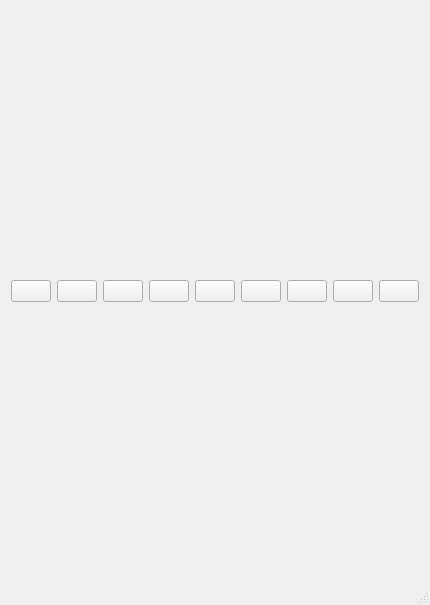
<?xml version="1.0" encoding="UTF-8"?>
<ui version="4.0">
 <class>MainWindow</class>
 <widget class="QMainWindow" name="MainWindow">
  <property name="geometry">
   <rect>
    <x>0</x>
    <y>0</y>
    <width>400</width>
    <height>605</height>
   </rect>
  </property>
  <property name="windowTitle">
   <string>Nenhum arquivo carregado</string>
  </property>
  <property name="windowIcon">
   <iconset resource="icons.qrc">
    <normaloff>:/icons/images/icon.png</normaloff>:/icons/images/icon.png</iconset>
  </property>
  <widget class="QWidget" name="centralWidget">
   <layout class="QVBoxLayout" name="verticalLayout">
    <item>
     <layout class="QVBoxLayout" name="layVideo"/>
    </item>
    <item>
     <layout class="QHBoxLayout" name="layButtons">
      <item>
       <widget class="QPushButton" name="btnRewind">
        <property name="toolTip">
         <string>Voltar 5 quadros</string>
        </property>
        <property name="text">
         <string/>
        </property>
        <property name="icon">
         <iconset resource="icons.qrc">
          <normaloff>:/buttons/images/rew.png</normaloff>:/buttons/images/rew.png</iconset>
        </property>
        <property name="autoRepeat">
         <bool>true</bool>
        </property>
       </widget>
      </item>
      <item>
       <widget class="QPushButton" name="btnFirst">
        <property name="toolTip">
         <string>Primeiro quadro</string>
        </property>
        <property name="text">
         <string/>
        </property>
        <property name="icon">
         <iconset resource="icons.qrc">
          <normaloff>:/buttons/images/begin.png</normaloff>:/buttons/images/begin.png</iconset>
        </property>
       </widget>
      </item>
      <item>
       <widget class="QPushButton" name="btnRecord">
        <property name="toolTip">
         <string>Gravar</string>
        </property>
        <property name="text">
         <string/>
        </property>
        <property name="icon">
         <iconset resource="icons.qrc">
          <normaloff>:/buttons/images/rec.png</normaloff>:/buttons/images/rec.png</iconset>
        </property>
        <property name="checkable">
         <bool>true</bool>
        </property>
        <property name="flat">
         <bool>false</bool>
        </property>
       </widget>
      </item>
      <item>
       <widget class="QPushButton" name="btnPlay">
        <property name="toolTip">
         <string>Tocar</string>
        </property>
        <property name="text">
         <string/>
        </property>
        <property name="icon">
         <iconset resource="icons.qrc">
          <normaloff>:/buttons/images/play.png</normaloff>:/buttons/images/play.png</iconset>
        </property>
        <property name="checkable">
         <bool>true</bool>
        </property>
       </widget>
      </item>
      <item>
       <widget class="QPushButton" name="btnPause">
        <property name="toolTip">
         <string>Pausar</string>
        </property>
        <property name="text">
         <string/>
        </property>
        <property name="icon">
         <iconset resource="icons.qrc">
          <normaloff>:/buttons/images/pause.png</normaloff>:/buttons/images/pause.png</iconset>
        </property>
        <property name="checkable">
         <bool>true</bool>
        </property>
       </widget>
      </item>
      <item>
       <widget class="QPushButton" name="btnFastForward">
        <property name="toolTip">
         <string>Avançar 5 quadros</string>
        </property>
        <property name="text">
         <string/>
        </property>
        <property name="icon">
         <iconset resource="icons.qrc">
          <normaloff>:/buttons/images/ff.png</normaloff>:/buttons/images/ff.png</iconset>
        </property>
        <property name="checkable">
         <bool>false</bool>
        </property>
        <property name="checked">
         <bool>false</bool>
        </property>
        <property name="autoRepeat">
         <bool>true</bool>
        </property>
       </widget>
      </item>
      <item>
       <widget class="QPushButton" name="btnEnd">
        <property name="toolTip">
         <string>Último quadro</string>
        </property>
        <property name="text">
         <string/>
        </property>
        <property name="icon">
         <iconset resource="icons.qrc">
          <normaloff>:/buttons/images/end.png</normaloff>:/buttons/images/end.png</iconset>
        </property>
       </widget>
      </item>
      <item>
       <widget class="QPushButton" name="btnOpen">
        <property name="toolTip">
         <string>Abrir</string>
        </property>
        <property name="text">
         <string/>
        </property>
        <property name="icon">
         <iconset resource="icons.qrc">
          <normaloff>:/buttons/images/eject.png</normaloff>:/buttons/images/eject.png</iconset>
        </property>
       </widget>
      </item>
      <item>
       <widget class="QPushButton" name="btnAbout">
        <property name="toolTip">
         <string>Sobre</string>
        </property>
        <property name="text">
         <string/>
        </property>
        <property name="icon">
         <iconset resource="icons.qrc">
          <normaloff>:/buttons/images/info.png</normaloff>:/buttons/images/info.png</iconset>
        </property>
       </widget>
      </item>
     </layout>
    </item>
   </layout>
  </widget>
  <widget class="QStatusBar" name="statusBar"/>
 </widget>
 <layoutdefault spacing="6" margin="11"/>
 <resources>
  <include location="icons.qrc"/>
 </resources>
 <connections/>
</ui>
